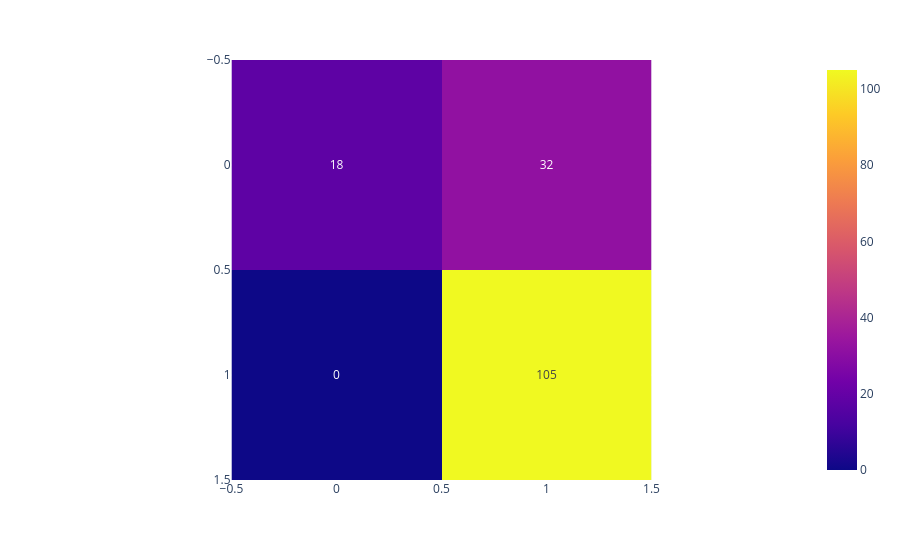

The notebook cell saved with this chart:
### Markdown cell above
## OneR

### Code cell
oner = OneRClassifier()
train_test(oner, Xc_train, yc_train, Xc_test, yc_test)

### Figure 1 — Plotly figure (JSON) as saved in the notebook; plotly's stock layout.template omitted (floating-point values rounded to 4 significant figures)
{"data": [{"coloraxis": "coloraxis", "hovertemplate": "x: %{x}<br>y: %{y}<br>color: %{z}<extra></extra>", "name": "0", "texttemplate": "%{z}", "type": "heatmap", "xaxis": "x", "yaxis": "y", "z": [[18, 32], [0, 105]]}], "layout": {"coloraxis": {"colorscale": [[0, "#0d0887"], [0.1111, "#46039f"], [0.2222, "#7201a8"], [0.3333, "#9c179e"], [0.4444, "#bd3786"], [0.5556, "#d8576b"], [0.6667, "#ed7953"], [0.7778, "#fb9f3a"], [0.8889, "#fdca26"], [1, "#f0f921"]]}, "margin": {"t": 60}, "xaxis": {"anchor": "y", "constrain": "domain", "domain": [0, 1], "scaleanchor": "y"}, "yaxis": {"anchor": "x", "autorange": "reversed", "constrain": "domain", "domain": [0, 1]}}}
